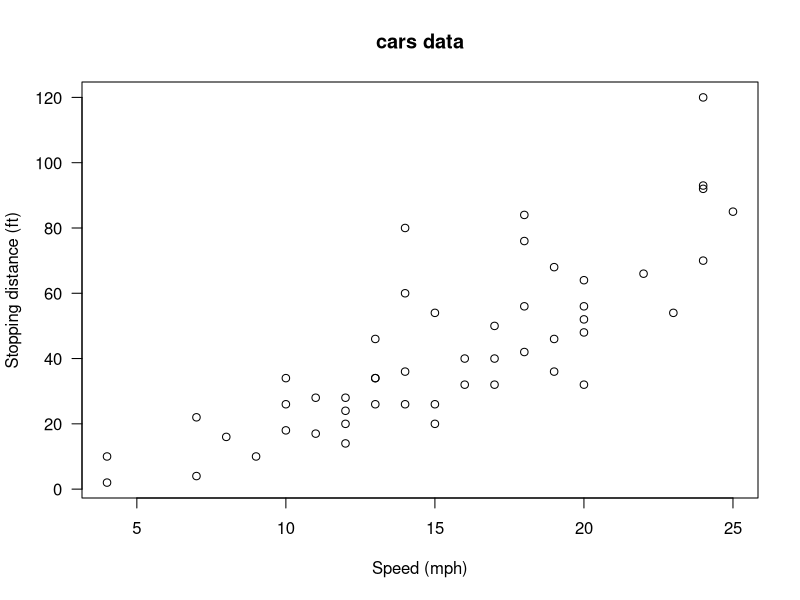

Here is the R script that generated this plot: (Note: this script raises an error after producing the figure.)
# Load cars dataset
data(cars)
# Reference data set helpfile
?cars
# Plot Speed vs Stopping distance
plot(cars, xlab ="Speed (mph)" , ylab = "Stopping distance (ft)", las = 1)
# Add title to plot
title(main = "cars data")
# Examine class of several variables
class("Speed (mph)")
class("Stopping distance (ft)")
class("length")
class("speed")
# Show table 
cars
# Show first 6 entries
head(cars)
# Show first 10 entries
head(cars, n =10)
# Show structure of cars data set
str(cars)
# Summary statistics of cars data set 
summary(cars)
# More detailed statistics of cars data set
describe(cars)
# Correlation btw speed and stopping distance
cor(cars)
